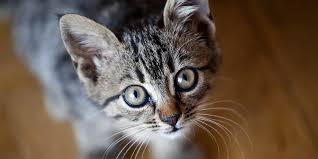
#> input picture python/opencv/cat.jpeg, 318 x 159 px
$ python canny.py --image cat.jpeg
#> lines starting #> are read from the running program, lines starting #| are printed output that depends on the picture; after the words box and inside, x2 and y2 are one past the last pixel; in counts of white or black regions, pixels touching at a corner belong together
import numpy as np
import cv2
import argparse

#This is parsing the image
# fetching the arguments and save in dictionary
ap = argparse.ArgumentParser() #parse command line arguments
ap.add_argument("-i", "--image", required = True, help="Path to the image") #pass image from command line labelled as argument "-image"
args = vars(ap.parse_args()) #parse the arguments and store them in a dictionary

# loading and converting the image into numpy array
# printing the corresponding values
image = cv2.imread(args["image"])
#> image is the input picture: shape (159, 318, 3); mean B, G, R 75.4, 88.7, 105

#Showing the original image
cv2.imshow("Original image or BGR color space", image)
#showtime
cv2.waitKey(0)

#Convert image to greyscale
image = cv2.cvtColor(image, cv2.COLOR_BGR2GRAY)
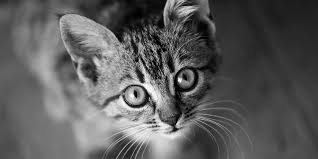
#> image: shape (159, 318); min 0, max 255, mean 92.1
#Implement GAUSSIAN blurr
blurred = cv2.GaussianBlur(image, (5,5), 0)
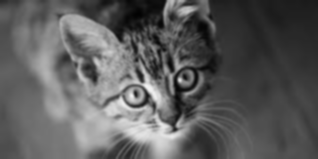
#> blurred: shape (159, 318); min 2, max 242, mean 92.1
#Showing the GAUSSIAN blurring
cv2.imshow("GAUSSIAN blurring", blurred)
#showtime
cv2.waitKey(0)

#CANNY Edge detected
canny = cv2.Canny(blurred, 30, 150)
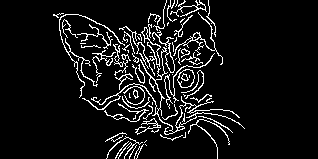
#> canny: shape (159, 318); 8.1% white in thin lines or dots, all inside (x1, y1, x2, y2) = (53, 0, 245, 159)
#Showing the CANNY Edge detected image
cv2.imshow("CANNY Edge detected", canny)
#showtime
cv2.waitKey(0)

$ run again, on python/opencv/cing.jpg
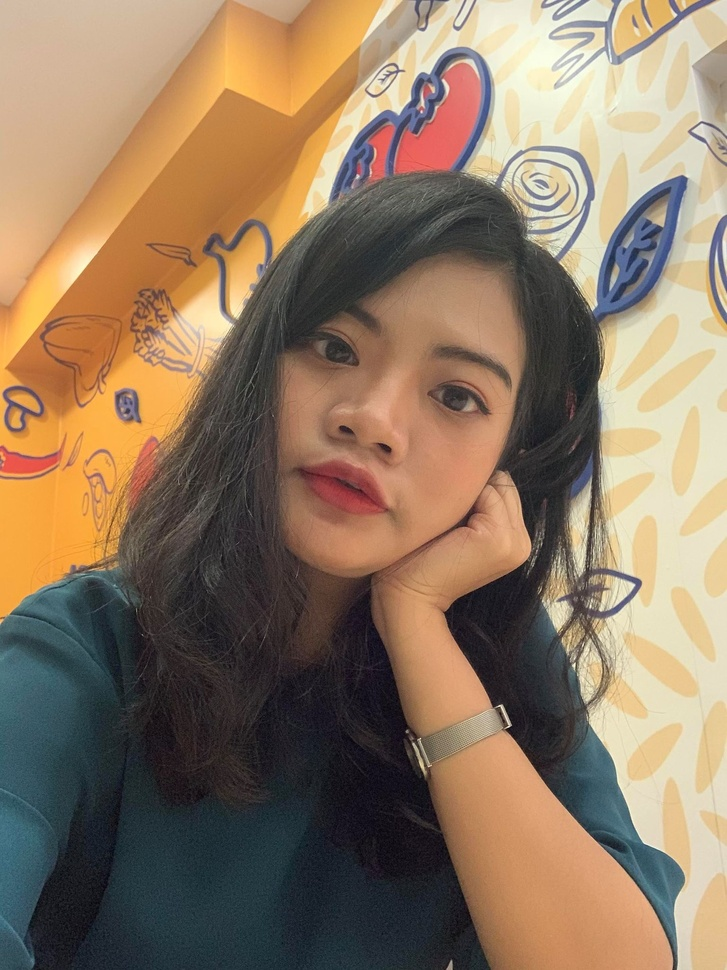
#> input picture python/opencv/cing.jpg, 727 x 970 px, shrunk from 1536 x 2048 before the run
#> image is the input picture: shape (970, 727, 3); mean B, G, R 98, 120.7, 142.9
#> `image = cv2.cvtColor(image, cv2.COLOR_BGR2GRAY)`:
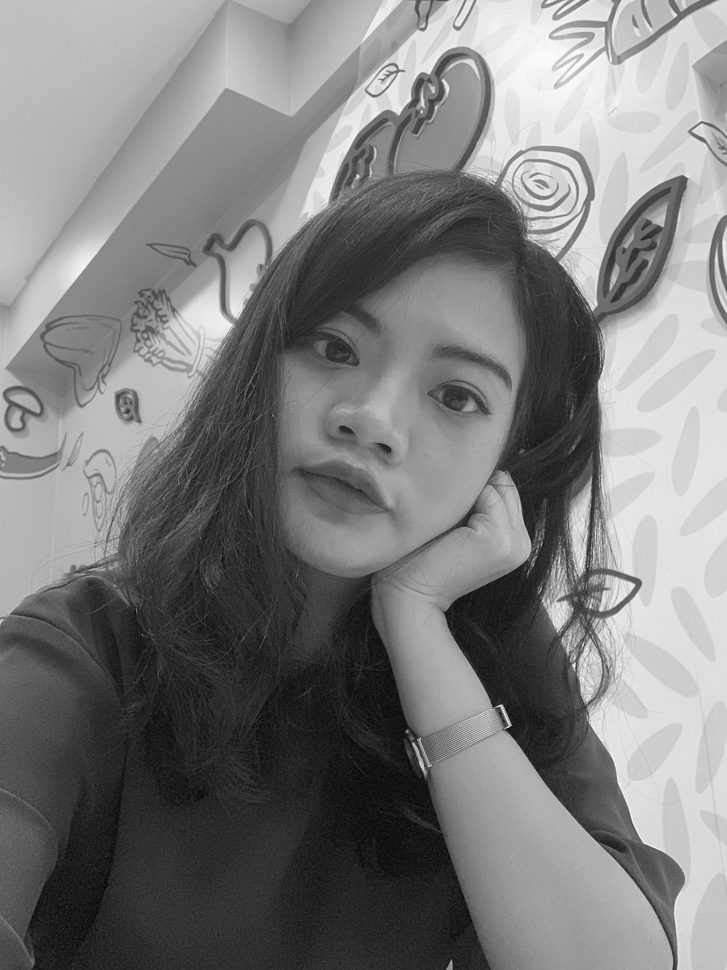
#> image: shape (970, 727); min 2, max 254, mean 124.8
#> `canny = cv2.Canny(blurred, 30, 150)`:
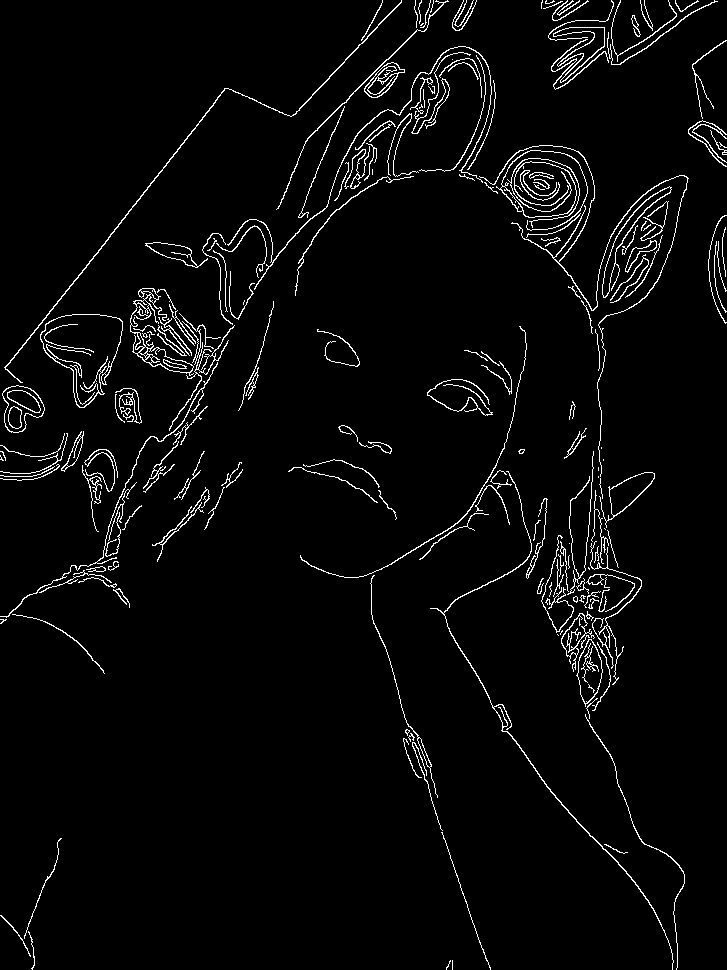
#> canny: shape (970, 727); 3.4% white in thin lines or dots

$ run again, on python/opencv/cing1.png
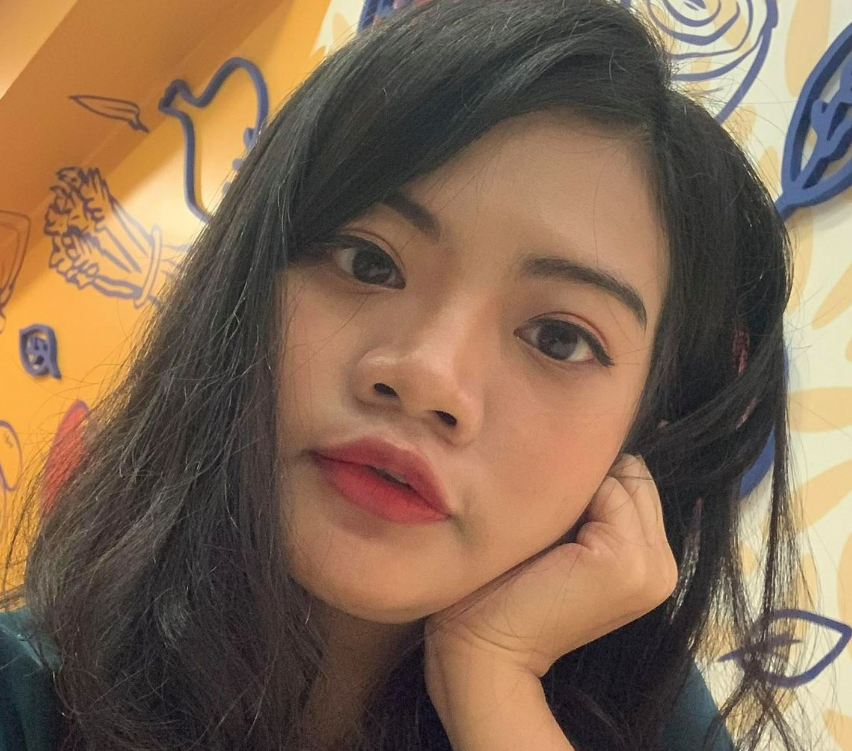
#> input picture python/opencv/cing1.png, 852 x 751 px
#> image is the input picture: shape (751, 852, 3); mean B, G, R 82.8, 105.2, 130.9
#> `image = cv2.cvtColor(image, cv2.COLOR_BGR2GRAY)`:
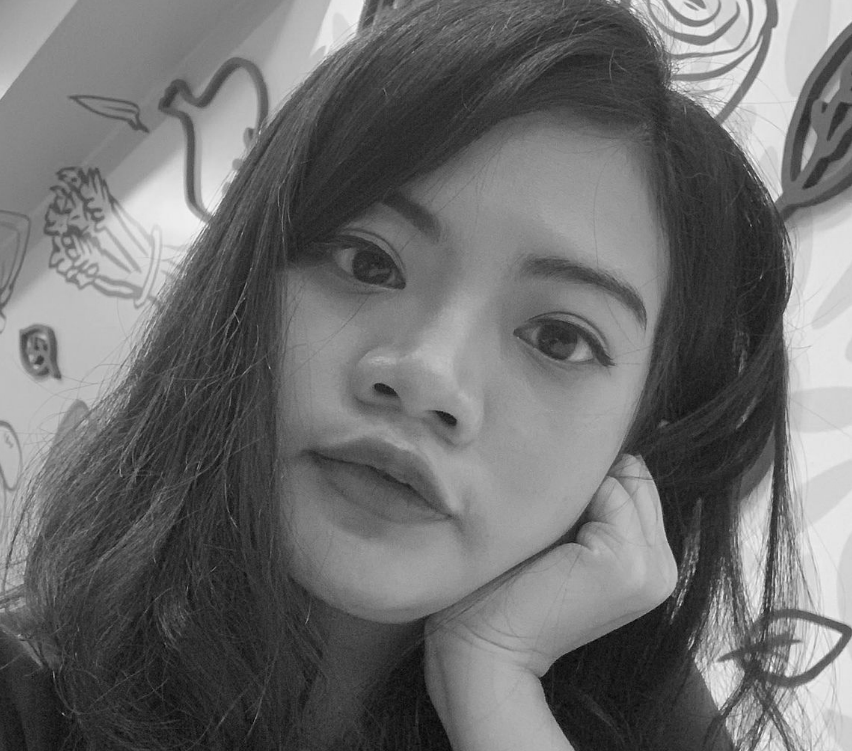
#> image: shape (751, 852); min 3, max 250, mean 110.4
#> `canny = cv2.Canny(blurred, 30, 150)`:
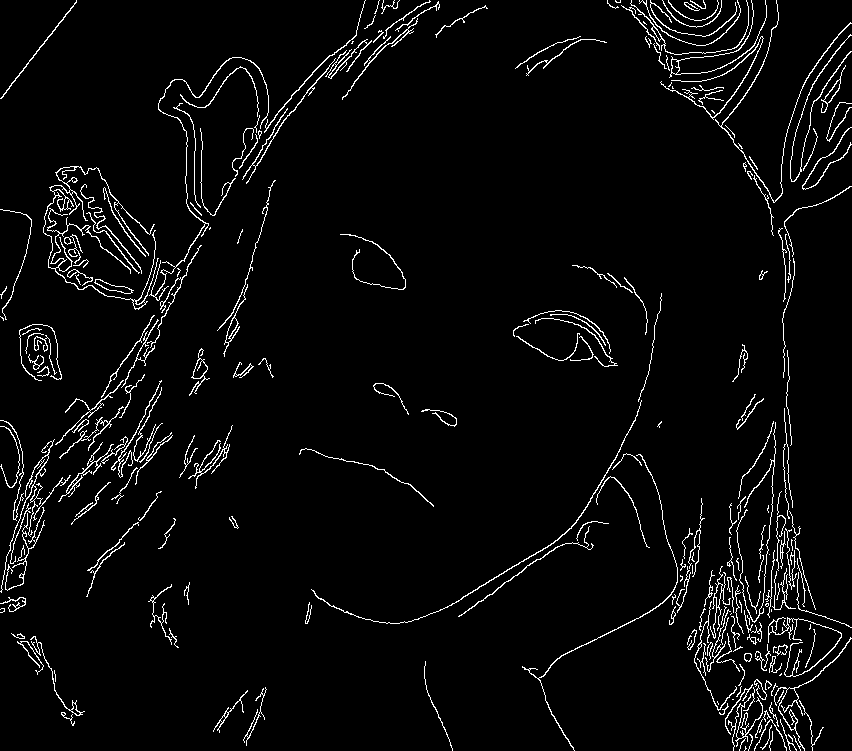
#> canny: shape (751, 852); 3.8% white in thin lines or dots
